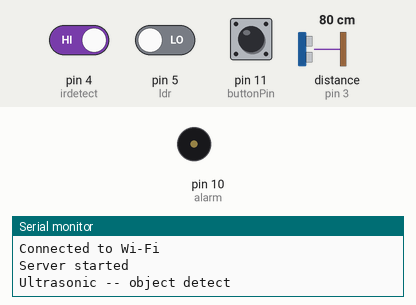
A sketch run on a simulated Arduino Uno, built with avr-gcc and run on an emulated ATmega328P. On the bench: buzzer (waves = sounding), the last lines printed to the serial monitor. Wiring (inferred from the names in the program): ultrasonic range finder: trigger pin 2; echo pin 3. Inputs (shaded band) come from the test bench; at power-on: distance to the obstacle (sensor on pin 3) 80 cm, pin 4 (irdetect) HIGH, pin 11 (buttonPin) HIGH, pin 5 (ldr) LOW. The echo pulse lasts 58.3 µs per cm; the modem accepts every AT command (registered, SIM ready, sends succeed) and sends nothing else.

Above: at 6.65 s.
7.3 s: distance to the obstacle (sensor on pin 3) set to 18 cm
At 7.61 s:
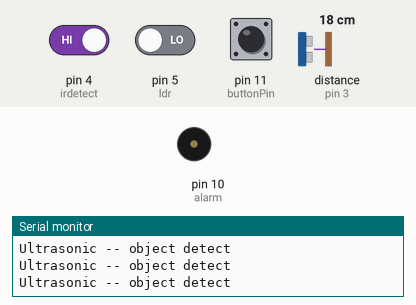
10.8 s: pin 4 (irdetect) driven LOW
At 12.2 s:
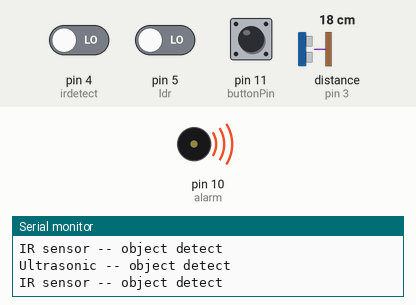
12.6 s: pin 11 (buttonPin) pulled LOW for 0.85 s
Timing chart, 0 to 19.2 s (numbered marks = the images above; inputs shaded):
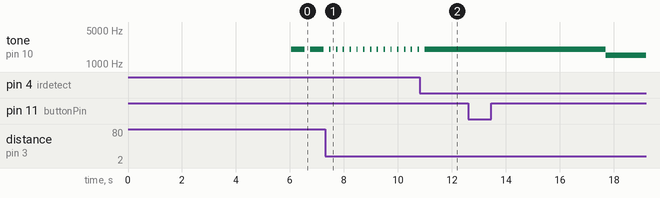

The sketch:

final_smart_stick_pro.ino
```cpp
#include <SoftwareSerial.h>
SoftwareSerial espSerial(6, 7); // RX, TX pins for ESP8266

// Wi-Fi credentials
const char* ssid = "MrDev";
const char* password = "developer";

// IFTTT Webhooks details
const char* iftttEventName = "push_button";
const char* iftttKey = "chv7_4xyttRqPBue7Iw7OJ";

// Push button details
const int buttonPin = 11;  // Pin connected to the push button
bool buttonPressed = false;

// Pins connected to the ultrasonic sensor
#define trigPin 2
#define echoPin 3
// Pins for IR Sensor
#define irdetect 4
// Pin connected to the LDR
#define ldr 5
// Pin connected to the piezo buzzer
#define alarm 10


void connectToWiFi() {
  // Connect to Wi-Fi network
  espSerial.println("AT+CWMODE=1"); // Set ESP8266 to station mode
  delay(1000);

  String cmd = "AT+CWJAP=\"" + String(ssid) + "\",\"" + String(password) + "\"";
  espSerial.println(cmd);
  delay(5000);

  if (espSerial.find("OK")) {
    Serial.println("Connected to Wi-Fi");
  } else {
    Serial.println("Failed to connect to Wi-Fi");
  }
}

void triggerIFTTTMessage() {
  // Trigger IFTTT message
  String message = "Button pressed on Arduino Uno";

  espSerial.print("AT+CIPSTART=\"TCP\",\"maker.ifttt.com\",80\r\n");
  delay(5000);

  if (espSerial.find("OK")) {
    Serial.println("TCP connection established");
    start(1500, "Emergency situation", 1000);
  } else {
    Serial.println("Failed to establish TCP connection");
    stop();
    return;
  }

  String postRequest = "POST /trigger/" + String(iftttEventName) + "/with/key/" + String(iftttKey) + " HTTP/1.1\r\n" +
                       "Host: maker.ifttt.com\r\n" +
                       "Content-Type: application/x-www-form-urlencoded\r\n" +
                       "Content-Length: " + String(message.length()) + "\r\n\r\n" +
                       message;

  espSerial.print("AT+CIPSEND=");
  espSerial.println(postRequest.length());
  delay(2000);

  if (espSerial.find(">")) {
    Serial.println("Sending POST request");
  } else {
    Serial.println("Failed to send POST request");
    return;
  }

  espSerial.print(postRequest);
  delay(5000);

  if (espSerial.find("OK")) {
    Serial.println("IFTTT message triggered successfully");
  } else {
    Serial.println("Failed to trigger IFTTT message");
  }
}

void setup() {
  pinMode(buttonPin, INPUT_PULLUP);

  Serial.begin(115200);
  while (!Serial) continue;

  espSerial.begin(9600);
  Serial.println("ESP8266 module initialized");

  connectToWiFi();

  // Initialize the sensor pins
  pinMode(trigPin, OUTPUT);
  pinMode(echoPin, INPUT);
  pinMode(irdetect, INPUT);
  //pinMode(alarm, OUTPUT);
  pinMode(ldr, INPUT);

  Serial.println("Server started");
}

void loop() {
  int buttonState = digitalRead(buttonPin);

  if (buttonState == LOW) {
    if (!buttonPressed) {
      buttonPressed = true;
      triggerIFTTTMessage();
    }
  } else {
    buttonPressed = false;

    // Establishing variables for duration of the ping and the distance result in inches and centimeters
    long duration, inches, cm;

    // The PING))) is triggered by a HIGH pulse of 2 or more microseconds
    // Give a short LOW pulse beforehand to ensure a clean HIGH pulse
    digitalWrite(trigPin, LOW);
    delayMicroseconds(2);
    digitalWrite(trigPin, HIGH);
    delayMicroseconds(5);
    digitalWrite(trigPin, LOW);

    // Take reading on echo pin
    duration = pulseIn(echoPin, HIGH);

    // Convert the time into a distance
    inches = microsecondsToInches(duration);
    cm = microsecondsToCentimeters(duration);
    int irStatus = digitalRead(irdetect);

    // Checking objects with the ultrasonic sensor
    if (inches >= 5 && inches < 15) {
      start(2000, "Ultrasonic -- object detect", 50);
    } else if (inches >= 15 && inches < 25) {
      start(2000, "Ultrasonic -- object detect", 750);
    } else if (inches >= 25 && inches < 35) {
      start(2000, "Ultrasonic -- object detect ", 500);
    } else {
      stop();
    }

    // If nothing detected in the ultrasonic sensor, check the IR sensor
    if (irStatus == 0) {
      start(2000, "IR sensor -- object detect", 20);
    } else {
      stop();

      // If nothing detected in the ultrasonic sensor and IR sensor, check the LDR sensor
      if (digitalRead(ldr) == 1) {
        start(2000, "LDR sensor -- obstacle detect", 150);
      } else {
        stop();
      }
    }
  }
}

void start(int freq, const char* msg, long ms) {
  Serial.println(msg);
  tone(alarm, freq);
  delay(ms);
}

void stop() {
  noTone(alarm);
  delay(100);
}

long microsecondsToInches(long microseconds) {
  return microseconds / 74 / 2;
}

long microsecondsToCentimeters(long microseconds) {
  return microseconds / 29 / 2;
}
```

Measured:
- after the input at 7.3 s, tone on pin 10 (alarm): alternates 2000 Hz for 0.05 s and silent for 0.20 s, starting after 0.21 s
- after the input at 10.8 s, tone on pin 10 (alarm): goes on until 11.0 s, then stays 2000 Hz
- after the input at 12.6 s, tone on pin 10 (alarm): 2000 Hz → 1500 Hz after 5.1 s
- by itself, tone on pin 10 (alarm): alternates 2000 Hz for 0.50 s and silent for 0.21 s
